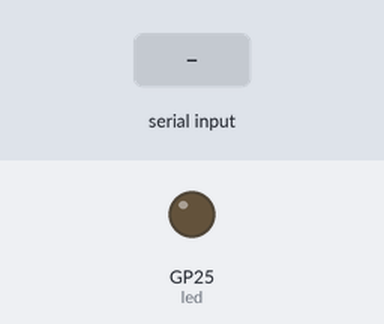
Recording of a program running on a simulated Raspberry Pi Pico running MicroPython. Parts: output pins drawn as LEDs (lit = HIGH). The test bench sets the inputs (shaded band). What the program prints to the serial console is not drawn.

Above: at 1.2 s.
1.3 s: "1" received over the second serial link
At 2.5 s:
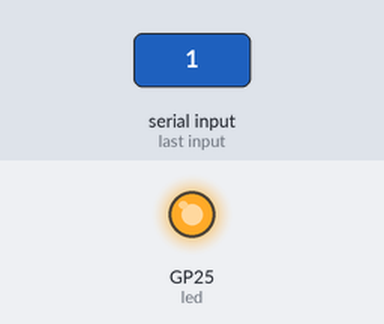
2.8 s: "0" received over the second serial link
At 3.8 s:
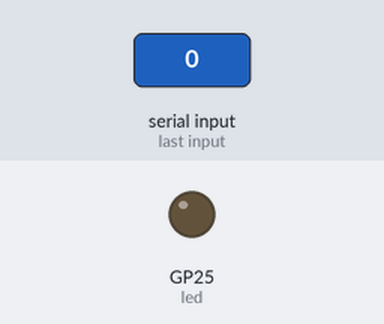
Timing chart, 0 to 5.8 s (numbered marks = the images above; inputs shaded):
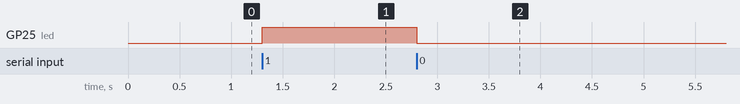

The program:

main.py
```python
# main.py -- CPC Pico HID EMULATOR firmware (MicroPython). Lives in the HUB
# (pluto-pico-hub/firmware/hid/), because flashing Picos is the hub's job, not the
# deploy engine's: Pluto ships the hub, the hub propagates this to the board.
#
# Role: a USB-HID device emulator. Receives input ops from the Pi over UART and
# renders them as a USB HID report to whatever its USB plugs into. (Other fleet
# roles -- serial bridges, spares -- get their own firmware/<role>/.)
#
# CURRENT STAGE -- POC: the HID report isn't wired yet, so the effector is the
# onboard LED. Reads UART0 (GP0=TX, GP1=RX) @115200: b'1' -> LED on, b'0' -> LED
# off. The Pi hub writes 1/0 on a loop; the LED blinking in time proves the
# Pi -> UART -> Pico spine. Next increment swaps led.on()/off() for a USB-HID report.
#
# Wiring (crossed): Pi GPIO14(TX) -> Pico GP1(RX), Pi GPIO15(RX) -> Pico GP0(TX), GND-GND.
# The loop yields (sleep_ms) and catches KeyboardInterrupt so mpremote can always
# break in to re-flash -- no BOOTSEL, no buttons.
from machine import UART, Pin
import time

led = Pin(25, Pin.OUT)
uart = UART(0, baudrate=115200, tx=Pin(0), rx=Pin(1))
led.off()

print("pico HID emulator (POC: blink) up: UART0 @115200 on GP0/GP1")
try:
    while True:
        if uart.any():
            b = uart.read(1)
            if b == b"1":
                led.on()
            elif b == b"0":
                led.off()
        time.sleep_ms(2)
except KeyboardInterrupt:
    led.off()
    print("stopped")
```

Measured:
- after the input at 1.3 s, GP25 (led): LOW → HIGH at once
- after the input at 2.8 s, GP25 (led): HIGH → LOW at once
